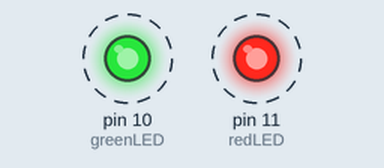
This sketch was run on a simulated Arduino Uno, built with avr-gcc and run on an emulated ATmega328P. Parts: output pins drawn as LEDs (lit = HIGH). Dashed ring = blinking.

Above: at 0.5 s.
Timing chart, 0 to 4.6 s (numbered marks = the images above):
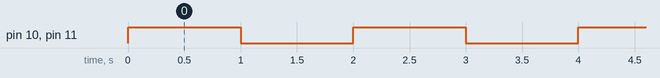

Measured:
- by itself, pin 10 (greenLED), pin 11 (redLED): alternates HIGH for 1.0 s and LOW for 1.0 s

The sketch:

Project2.ino
```cpp
int greenLED = 10;
int redLED = 11;    //ADDED

// How many times will the code in the setup function run (between "{" & "}")
void setup()
{
  // What does "OUTPUT" mean?
  pinMode(greenLED, OUTPUT);
  pinMode(redLED, OUTPUT);  //ADDED
}

// How many times does the code in the loop function run?
void loop()
{
  digitalWrite(greenLED, HIGH);
  digitalWrite(redLED, HIGH);     //ADDED
  delay(1000);
  digitalWrite(greenLED, LOW);
  digitalWrite(redLED, LOW);      //ADDED
  delay(1000);
}

//Can you make it so they alternate? (One ON & One off)
//Can you make it so the green blinks twice and much as the red?
```

Project2e.ino
```cpp
/*

//Modify your loop function to look like below:

void loop()
{
  digitalWrite(greenLED, HIGH);
  digitalWrite(redLED, HIGH);
  delay(250);
  digitalWrite(greenLED, LOW);
  delay(250);
  digitalWrite(greenLED, HIGH);
  digitalWrite(redLED, LOW);
  delay(250);
  digitalWrite(greenLED, LOW);
  delay(250);
}

//Did you know GCDuino also had a small yellow LED on Pin 9?
//Can you a yellowLED and make it flash opposite to the Red?

*/
```
